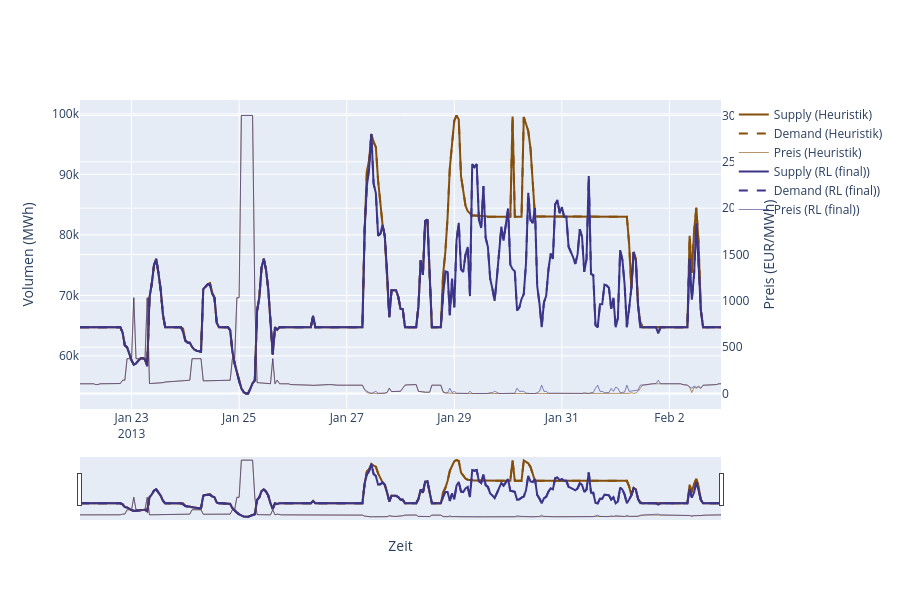

Notebook code for this chart:
### Code cell
# Zeitreihe: Supply/Demand-Volumen + Preis je Simulation (Ueberlappungsfenster)
fig_ts = go.Figure()
for sim in FINAL_SIMS:
    d = clip_to_overlap(market_meta_df[market_meta_df["simulation"] == sim])
    fig_ts.add_trace(go.Scatter(x=d["time"], y=d["supply_volume_energy"],
                                name=f"Supply ({LABELS[sim]})", line=dict(color=COLORS[sim]), yaxis="y1"))
    fig_ts.add_trace(go.Scatter(x=d["time"], y=d["demand_volume_energy"],
                                name=f"Demand ({LABELS[sim]})", line=dict(color=COLORS[sim], dash="dash"), yaxis="y1"))
    fig_ts.add_trace(go.Scatter(x=d["time"], y=d["price"],
                                name=f"Preis ({LABELS[sim]})", line=dict(color=COLORS[sim], width=1), yaxis="y2", opacity=0.6))

fig_ts.update_layout(
    xaxis=dict(title="Zeit", rangeslider=dict(visible=True)),
    yaxis=dict(title="Volumen (MWh)"),
    yaxis2=dict(title="Preis (EUR/MWh)", overlaying="y", side="right"),
    hovermode="x unified", height=600,
)
fig_ts.show()

### Figure 1 — Plotly figure (JSON) as saved in the notebook; plotly's stock layout.template omitted (floating-point values rounded to 4 significant figures; data arrays with more than 128 entries replaced by an {"elided": "..."} marker saying what was removed)
{"data": [{"line": {"color": "#854F0B"}, "name": "Supply (Heuristik)", "type": "scatter", "x": {"elided": "287 str values"}, "y": {"elided": "287 float values"}, "yaxis": "y"}, {"line": {"color": "#854F0B", "dash": "dash"}, "name": "Demand (Heuristik)", "type": "scatter", "x": {"elided": "287 str values"}, "y": {"elided": "287 float values"}, "yaxis": "y"}, {"line": {"color": "#854F0B", "width": 1}, "name": "Preis (Heuristik)", "opacity": 0.6, "type": "scatter", "x": {"elided": "287 str values"}, "y": {"elided": "287 float values"}, "yaxis": "y2"}, {"line": {"color": "#3C3489"}, "name": "Supply (RL (final))", "type": "scatter", "x": {"elided": "287 str values"}, "y": {"elided": "287 float values"}, "yaxis": "y"}, {"line": {"color": "#3C3489", "dash": "dash"}, "name": "Demand (RL (final))", "type": "scatter", "x": {"elided": "287 str values"}, "y": {"elided": "287 float values"}, "yaxis": "y"}, {"line": {"color": "#3C3489", "width": 1}, "name": "Preis (RL (final))", "opacity": 0.6, "type": "scatter", "x": {"elided": "287 str values"}, "y": {"elided": "287 float values"}, "yaxis": "y2"}], "layout": {"height": 600, "hovermode": "x unified", "xaxis": {"rangeslider": {"visible": true}, "title": {"text": "Zeit"}}, "yaxis": {"title": {"text": "Volumen (MWh)"}}, "yaxis2": {"overlaying": "y", "side": "right", "title": {"text": "Preis (EUR/MWh)"}}}}
